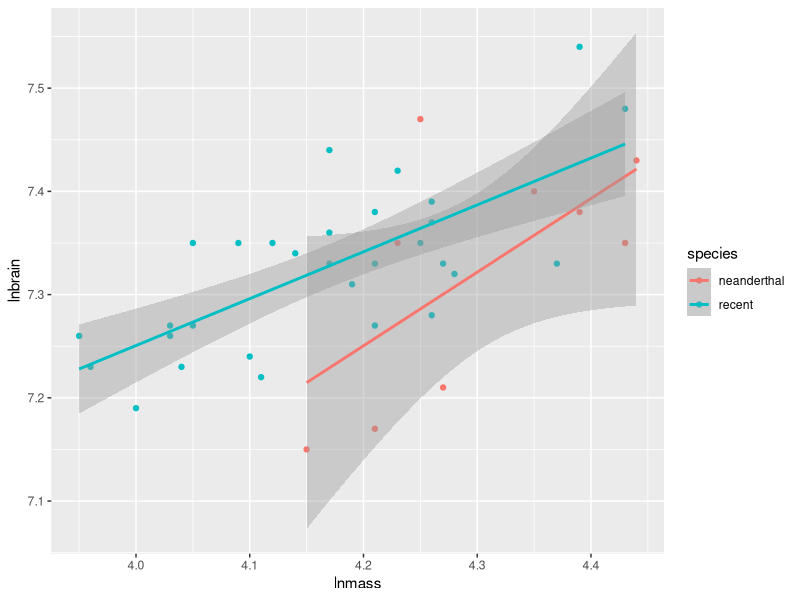
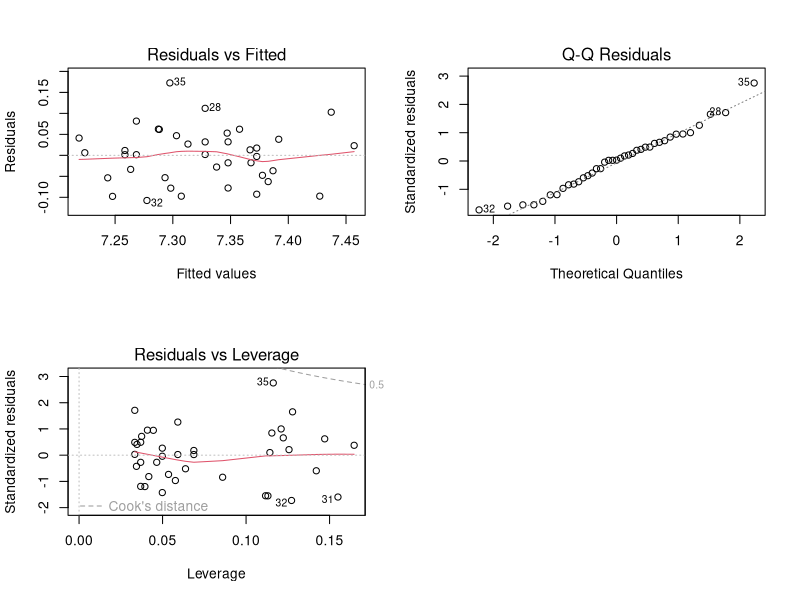

Write R code to recreate these figures, in order. (Note: this script raises an error after producing the figures.)
## ---- chunk 1
knitr::opts_chunk$set(echo = TRUE)
## ---- chunk 2
neand <- read.csv("./data/11/18q09NeanderthalBrainSize.csv")
head(neand)
## ---- chunk 3
library(ggplot2)

qplot(lnmass, lnbrain, color=species, data=neand) +
  stat_smooth(method="lm")
## ---- chunk 4
neand_lm <- lm(lnbrain ~ species + lnmass, data=neand)
## ---- chunk 5
par(mfrow=c(2,2))
plot(neand_lm, which=c(1,2,5))
par(mfrow=c(1,1))

#And now look at residuals by group/predictors
library(car)
residualPlots(neand_lm, tests=FALSE)
## ---- chunk 6
neand_int <- lm(lnbrain ~ species*lnmass, data=neand)

Anova(neand_int)
## ---- chunk 7
Anova(neand_lm)
## ---- chunk 8
library(lsmeans)
adj_means <- lsmeans(neand_lm, specs="species")

#adjusted means
adj_means

#comparisons
contrast(adj_means, method="tukey", adjust="none")
## ---- chunk 9
neand_predict <- predict(neand_lm, interval="confidence")

head(neand_predict)
## ---- chunk 10
neand <- cbind(neand, neand_predict)

ggplot(data=neand) +
  geom_point(mapping=aes(x=lnmass, y=lnbrain, color=species)) +
  geom_line(mapping = aes(x = lnmass, y=fit, color=species)) + 
  geom_ribbon(data=neand, aes(x = lnmass, 
                              ymin=lwr, 
                              ymax=upr,
                              group = species), 
              fill="lightgrey", 
              alpha=0.5) +
  theme_bw()
## ---- chunk 11
# Load the data

# Perform a preliminary visualization

# Fit an ANCOVA model

# Test Asssumptions and modeify model if needed

# Evaluate results

# Post-hocs if you can

# Visualize results
